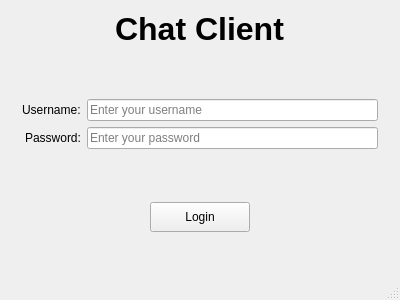
<?xml version="1.0" encoding="UTF-8"?>
<ui version="4.0">
 <class>LoginWindow</class>
 <widget class="QMainWindow" name="LoginWindow">
  <property name="geometry">
   <rect>
    <x>100</x>
    <y>100</y>
    <width>400</width>
    <height>300</height>
   </rect>
  </property>
  <property name="windowTitle">
   <string>Chat Client - Login</string>
  </property>
  <widget class="QWidget" name="centralWidget">
   <layout class="QVBoxLayout" name="verticalLayout">
    <item alignment="Qt::AlignHCenter">
     <widget class="QLabel" name="titleLabel">
      <property name="text">
       <string>Chat Client</string>
      </property>
      <property name="font">
       <font>
        <pointsize>24</pointsize>
        <weight>75</weight>
        <bold>true</bold>
       </font>
      </property>
      <property name="alignment">
       <set>Qt::AlignCenter</set>
      </property>
     </widget>
    </item>
    <item>
     <spacer name="verticalSpacer_1">
      <property name="orientation">
       <enum>Qt::Vertical</enum>
      </property>
      <property name="sizeHint" stdset="0">
       <size>
        <width>20</width>
        <height>40</height>
       </size>
      </property>
     </spacer>
    </item>
    <item>
     <widget class="QWidget" name="formWidget" native="true">
      <layout class="QFormLayout" name="formLayout">
       <property name="fieldGrowthPolicy">
        <enum>QFormLayout::AllNonFixedFieldsGrow</enum>
       </property>
       <property name="labelAlignment">
        <set>Qt::AlignRight|Qt::AlignTrailing|Qt::AlignVCenter</set>
       </property>
       <item row="0" column="0">
        <widget class="QLabel" name="usernameLabel">
         <property name="text">
          <string>Username:</string>
         </property>
        </widget>
       </item>
       <item row="0" column="1">
        <widget class="QLineEdit" name="usernameLineEdit">
         <property name="placeholderText">
          <string>Enter your username</string>
         </property>
        </widget>
       </item>
       <item row="1" column="0">
        <widget class="QLabel" name="passwordLabel">
         <property name="text">
          <string>Password:</string>
         </property>
        </widget>
       </item>
       <item row="1" column="1">
        <widget class="QLineEdit" name="passwordLineEdit">
         <property name="echoMode">
          <enum>QLineEdit::Password</enum>
         </property>
         <property name="placeholderText">
          <string>Enter your password</string>
         </property>
        </widget>
       </item>
      </layout>
     </widget>
    </item>
    <item>
     <spacer name="verticalSpacer_2">
      <property name="orientation">
       <enum>Qt::Vertical</enum>
      </property>
      <property name="sizeHint" stdset="0">
       <size>
        <width>20</width>
        <height>40</height>
       </size>
      </property>
     </spacer>
    </item>
    <item alignment="Qt::AlignHCenter">
     <widget class="QPushButton" name="loginButton">
      <property name="text">
       <string>Login</string>
      </property>
      <property name="minimumSize">
       <size>
        <width>100</width>
        <height>30</height>
       </size>
      </property>
     </widget>
    </item>
    <item>
     <spacer name="verticalSpacer_3">
      <property name="orientation">
       <enum>Qt::Vertical</enum>
      </property>
      <property name="sizeHint" stdset="0">
       <size>
        <width>20</width>
        <height>40</height>
       </size>
      </property>
     </spacer>
    </item>
   </layout>
  </widget>
  <widget class="QMenuBar" name="menuBar">
   <property name="geometry">
    <rect>
     <x>0</x>
     <y>0</y>
     <width>400</width>
     <height>22</height>
    </rect>
   </property>
  </widget>
  <widget class="QStatusBar" name="statusBar"/>
 </widget>
 <layoutdefault spacing="6" margin="11"/>
 <resources/>
 <connections>
  <connection>
   <sender>loginButton</sender>
   <signal>clicked()</signal>
   <receiver>LoginWindow</receiver>
   <slot>onLoginButtonClicked()</slot>
   <hints>
    <hint type="sourcelabel">
     <x>199</x>
     <y>206</y>
    </hint>
    <hint type="destinationlabel">
     <x>199</x>
     <y>149</y>
    </hint>
   </hints>
  </connection>
 </connections>
</ui>
